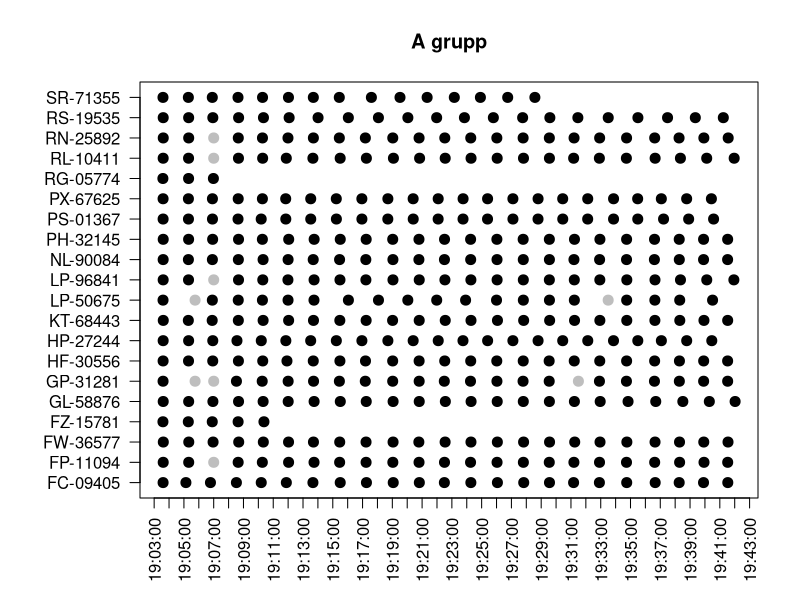
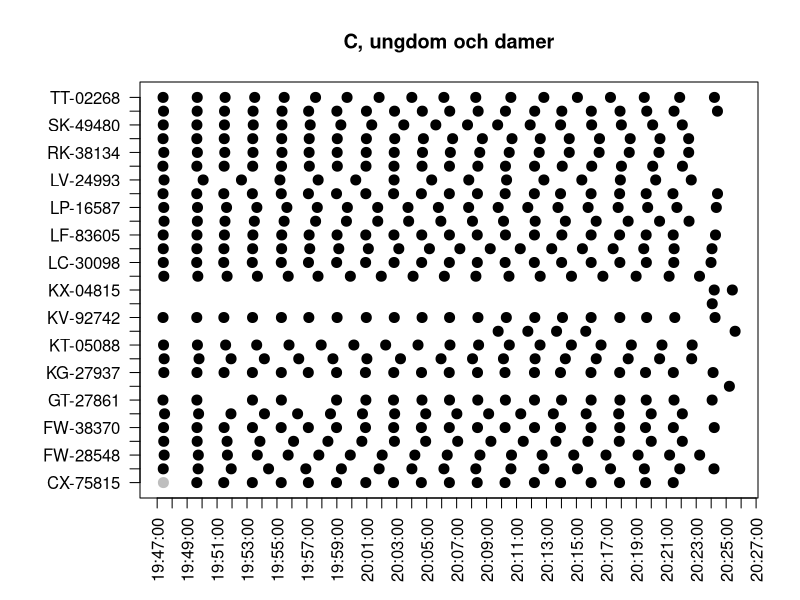
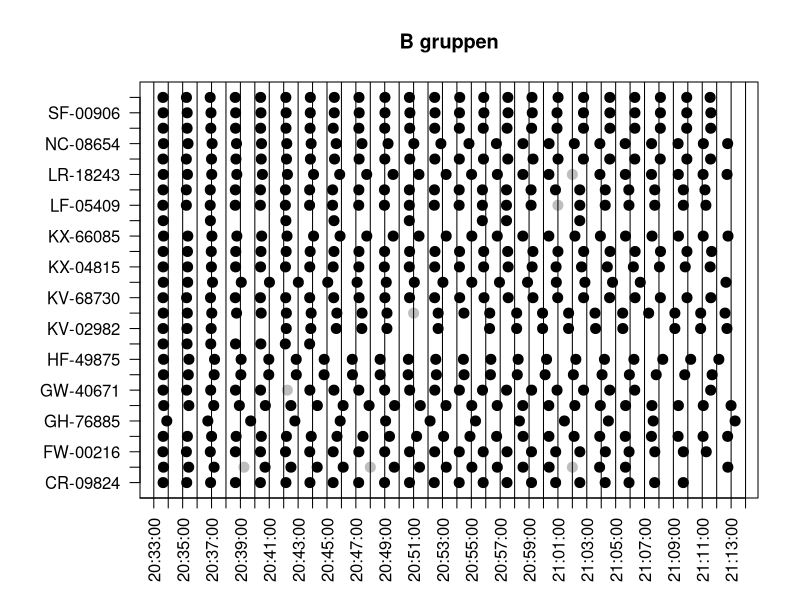

Recreate these plots in R, in order.
pdf("A.pdf", width = 24, height = 24)
par(mar = c(5.1, 7, 4.1, 2.1))
df <- read.table("20250806-212445-0212BD-SF.txt")
df2 <- read.table("extradata.txt")
names(df) <- c("pass", "chip", "info", "date", "time", "info1", "info2")
names(df2) <- c("pass", "chip", "info", "date", "time", "info1", "info2")
df$type <- "chip_read"
df2$type <- "manual"
df <- rbind(df, df2)
df$type <- c("black", "grey")[as.numeric(as.factor(df$type))]
df$datetime <- as.POSIXlt(paste(df$date, df$time), format = "%Y-%m-%d %H:%M:%OS")
cutoff1 <- as.POSIXlt("2025-08-06 19:03:00.000", format = "%Y-%m-%d %H:%M:%OS")
cutoff2 <- as.POSIXlt("2025-08-06 19:43:00.000", format = "%Y-%m-%d %H:%M:%OS")
df2 <- df[df$datetime > cutoff1 & df$datetime < cutoff2, ]
df2 <- df2[order(df2$datetime), ]
df2$chip <- as.factor(df2$chip)
plot(y = df2$chip, x = df2$datetime,
     type = "p", pch = 20, yaxt = "n",
     ylab = "", xlab = "", xaxt = "n",
     main = "A grupp", col = df2$type, cex = 2)
labsy <- levels(df2$chip)
axis(side = 2, at = sort(as.numeric(unique(df2$chip))),
     labels = labsy, las = 1)
labsx <- seq(from = cutoff1,
             to = cutoff2,
             length.out = 41)
labsx <- format(as.POSIXlt(labsx), "%H:%M:%S")
axis(side = 1, at = seq(from = cutoff1,
                        to = cutoff2,
                        length.out = 41), las = 2, labels = labsx)
dev.off()

pdf("C_ungdom_damer.pdf", width = 24, height = 24)
par(mar = c(5.1, 7, 4.1, 2.1))
df <- read.table("20250806-212445-0212BD-SF.txt")
df2 <- read.table("extradata.txt")
names(df) <- c("pass", "chip", "info", "date", "time", "info1", "info2")
names(df2) <- c("pass", "chip", "info", "date", "time", "info1", "info2")
df$type <- "chip_read"
df2$type <- "manual"
df <- rbind(df, df2)
df$type <- c("black", "grey")[as.numeric(as.factor(df$type))]
df$datetime <- as.POSIXlt(paste(df$date, df$time), format = "%Y-%m-%d %H:%M:%OS")
cutoff1 <- as.POSIXlt("2025-08-06 19:47:00.000", format = "%Y-%m-%d %H:%M:%OS")
cutoff2 <- as.POSIXlt("2025-08-06 20:27:00.000", format = "%Y-%m-%d %H:%M:%OS")
df2 <- df[df$datetime > cutoff1 & df$datetime < cutoff2, ]
df2 <- df2[order(df2$datetime), ]
df2$chip <- as.factor(df2$chip)
plot(y = df2$chip, x = df2$datetime,
     type = "p", pch = 20, yaxt = "n",
     ylab = "", xlab = "", xaxt = "n",
     main = "C, ungdom och damer", col = df2$type, cex = 2)
labsy <- levels(df2$chip)
axis(side = 2, at = sort(as.numeric(unique(df2$chip))),
     labels = labsy, las = 1)
labsx <- seq(from = cutoff1,
             to = cutoff2,
             length.out = 41)
labsx <- format(as.POSIXlt(labsx), "%H:%M:%S")
axis(side = 1, at = seq(from = cutoff1,
                        to = cutoff2,
                        length.out = 41), las = 2, labels = labsx)
dev.off()

pdf("B.pdf", width = 24, height = 24)
par(mar = c(5.1, 7, 4.1, 2.1))
df <- read.table("20250806-212445-0212BD-SF.txt")
df2 <- read.table("extradata.txt")
names(df) <- c("pass", "chip", "info", "date", "time", "info1", "info2")
names(df2) <- c("pass", "chip", "info", "date", "time", "info1", "info2")
df$type <- "chip_read"
df2$type <- "manual"
df <- rbind(df, df2)
df$type <- c("black", "grey")[as.numeric(as.factor(df$type))]
df$datetime <- as.POSIXlt(paste(df$date, df$time), format = "%Y-%m-%d %H:%M:%OS")
cutoff1 <- as.POSIXlt("2025-08-06 20:32:00.000", format = "%Y-%m-%d %H:%M:%OS")
cutoff2 <- as.POSIXlt("2025-08-06 21:14:00.000", format = "%Y-%m-%d %H:%M:%OS")
df2 <- df[df$datetime > cutoff1 & df$datetime < cutoff2, ]
df2 <- df2[order(df2$datetime), ]
df2$chip <- as.factor(df2$chip)
plot(y = df2$chip, x = df2$datetime,
     type = "p", pch = 20, yaxt = "n",
     ylab = "", xlab = "", xaxt = "n",
     main = "B gruppen", col = df2$type, cex = 2)
labsy <- levels(df2$chip)
axis(side = 2, at = sort(as.numeric(unique(df2$chip))),
     labels = labsy, las = 1)
labsx <- seq(from = cutoff1,
             to = cutoff2,
             length.out = 43)
labsx <- format(as.POSIXlt(labsx), "%H:%M:%S")
times <- seq(from = cutoff1,
             to = cutoff2,
             length.out = 43)
axis(side = 1, at = times, las = 2, labels = labsx)
abline(v = times)
dev.off()
